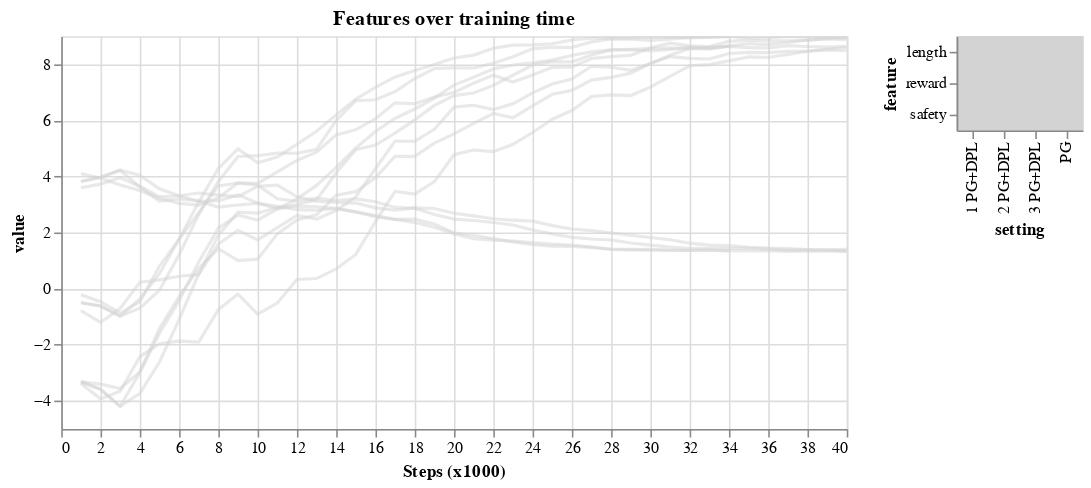

Source (notebook cell):
### Markdown cell above
### 5. Can we scale? What factors do we consider to scale? 
for detail see https://docs.google.com/document/d/1M3LekU7oMiwriMir0xlj3hmUnS2-ph9TUyU2T16u4CU/edit?usp=sharing
We can improve runtime by relax the ADs

We compare 4 settings 
0. pure PG (baseline)
1. PG+DPL detect, Exact-one pacman and ghost: most strictly constrained. The slowest.
2. PG+DPL detect, Exact-one pacman: 
3. PG+DPL detect, No constraints: The fastest.

Runtime
1. ~ 31 mins
2. ~ 23 mins
3. ~ 19 mins

### Code cell
# load dataframes
logger_files = [
    'data/env5/pg_grid2x2_raw.pkl',
    'data/env2/pg_dpl_detect_grid2x2_raw.pkl',
    'data/env5/pg_dpl_detect_grid2x2_raw.pkl',
    'data/env4/pg_dpl_detect_grid2x2_raw.pkl'
]


data_frames = []
for logger_file in logger_files:
    d = pd.read_pickle(logger_file)
    data_frames.append(d)

chart = make_chart2(data_frames, title='Features over training time',
                    keys=['PG',
                          '1 PG+DPL',
                          '2 PG+DPL',
                          '3 PG+DPL'], window_speed=1000)
chart

### Figure 1 — Vega-Lite specification as saved in the notebook (floating-point values rounded to 4 significant figures; data arrays with more than 128 entries replaced by an {"elided": "..."} marker saying what was removed)
{"config": {"view": {"continuousWidth": 400, "continuousHeight": 300}}, "hconcat": [{"mark": {"type": "line", "opacity": 0.5}, "encoding": {"color": {"condition": {"type": "nominal", "field": "series", "legend": null, "scale": {"scheme": "dark2"}, "selection": "selector005"}, "value": "lightgray"}, "x": {"type": "quantitative", "axis": {"tickMinStep": 1, "title": "Steps (x1000)"}, "field": "n_steps"}, "y": {"type": "quantitative", "axis": {"tickMinStep": 0.1, "title": "value"}, "field": "value", "sort": "ascending"}}, "height": 250, "selection": {"selector005": {"type": "multi", "fields": ["setting", "feature"], "empty": "none"}, "selector006": {"type": "interval", "bind": "scales", "encodings": ["x", "y"]}}, "title": "Features over training time", "width": 500}, {"mark": "rect", "encoding": {"color": {"condition": {"type": "nominal", "field": "series", "legend": null, "scale": {"scheme": "dark2"}, "selection": "selector005"}, "value": "lightgray"}, "x": {"type": "nominal", "axis": {"orient": "bottom"}, "field": "setting"}, "y": {"type": "nominal", "field": "feature"}}, "selection": {"selector005": {"type": "multi", "fields": ["setting", "feature"], "empty": "none"}}}], "data": {"name": "data-8c1a758774b321ece0910a68442804a6"}, "$schema": "https://vega.github.io/schema/vega-lite/v4.8.1.json", "datasets": {"data-8c1a758774b321ece0910a68442804a6": {"elided": "462 records"}}}
